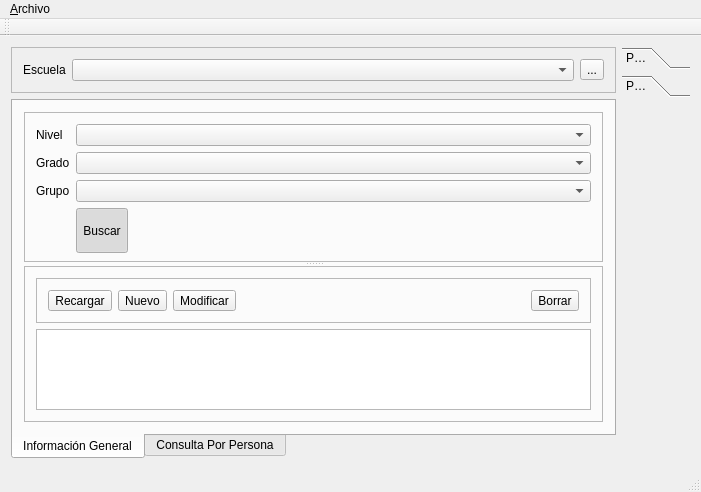
<?xml version="1.0" encoding="UTF-8"?>
<ui version="4.0">
 <class>MainWindow</class>
 <widget class="QMainWindow" name="MainWindow">
  <property name="geometry">
   <rect>
    <x>0</x>
    <y>0</y>
    <width>701</width>
    <height>492</height>
   </rect>
  </property>
  <property name="windowTitle">
   <string>MainWindow</string>
  </property>
  <widget class="QWidget" name="centralWidget">
   <layout class="QHBoxLayout" name="horizontalLayout_2">
    <item>
     <layout class="QVBoxLayout" name="verticalLayout_2">
      <item>
       <widget class="QFrame" name="mFrm3">
        <property name="minimumSize">
         <size>
          <width>0</width>
          <height>0</height>
         </size>
        </property>
        <property name="frameShape">
         <enum>QFrame::StyledPanel</enum>
        </property>
        <property name="frameShadow">
         <enum>QFrame::Raised</enum>
        </property>
        <layout class="QHBoxLayout" name="horizontalLayout">
         <item>
          <widget class="QLabel" name="mLblEscuela">
           <property name="sizePolicy">
            <sizepolicy hsizetype="Maximum" vsizetype="Preferred">
             <horstretch>0</horstretch>
             <verstretch>0</verstretch>
            </sizepolicy>
           </property>
           <property name="text">
            <string>Escuela</string>
           </property>
          </widget>
         </item>
         <item>
          <widget class="QComboBox" name="mCmbBxEscuela"/>
         </item>
         <item>
          <widget class="QToolButton" name="mTlBtnFijarEscuela">
           <property name="text">
            <string>...</string>
           </property>
           <property name="icon">
            <iconset resource="resources/icons32.qrc">
             <normaloff>:/icons32/icons/32/media-playback-start.png</normaloff>:/icons32/icons/32/media-playback-start.png</iconset>
           </property>
           <property name="checkable">
            <bool>true</bool>
           </property>
           <property name="checked">
            <bool>false</bool>
           </property>
           <property name="arrowType">
            <enum>Qt::NoArrow</enum>
           </property>
          </widget>
         </item>
        </layout>
       </widget>
      </item>
      <item>
       <widget class="QTabWidget" name="tabWidget">
        <property name="tabPosition">
         <enum>QTabWidget::South</enum>
        </property>
        <property name="currentIndex">
         <number>0</number>
        </property>
        <widget class="QWidget" name="tab">
         <attribute name="title">
          <string>Información General</string>
         </attribute>
         <layout class="QVBoxLayout" name="verticalLayout">
          <item>
           <widget class="QSplitter" name="mSplttrSplitter01">
            <property name="orientation">
             <enum>Qt::Vertical</enum>
            </property>
            <property name="childrenCollapsible">
             <bool>true</bool>
            </property>
            <widget class="QFrame" name="mFrm1">
             <property name="sizePolicy">
              <sizepolicy hsizetype="Preferred" vsizetype="Maximum">
               <horstretch>0</horstretch>
               <verstretch>0</verstretch>
              </sizepolicy>
             </property>
             <property name="minimumSize">
              <size>
               <width>0</width>
               <height>150</height>
              </size>
             </property>
             <property name="frameShape">
              <enum>QFrame::StyledPanel</enum>
             </property>
             <property name="frameShadow">
              <enum>QFrame::Raised</enum>
             </property>
             <layout class="QFormLayout" name="formLayout">
              <item row="0" column="0">
               <widget class="QLabel" name="mLblNivelEducativo">
                <property name="text">
                 <string>Nivel</string>
                </property>
               </widget>
              </item>
              <item row="0" column="1">
               <widget class="QComboBox" name="mCmbBxNivelEducativo">
                <property name="sizePolicy">
                 <sizepolicy hsizetype="Expanding" vsizetype="Fixed">
                  <horstretch>0</horstretch>
                  <verstretch>0</verstretch>
                 </sizepolicy>
                </property>
               </widget>
              </item>
              <item row="1" column="0">
               <widget class="QLabel" name="mLblGradoEscolar">
                <property name="text">
                 <string>Grado</string>
                </property>
               </widget>
              </item>
              <item row="1" column="1">
               <widget class="QComboBox" name="mCmbBxGradoEscolar">
                <property name="sizePolicy">
                 <sizepolicy hsizetype="Expanding" vsizetype="Fixed">
                  <horstretch>0</horstretch>
                  <verstretch>0</verstretch>
                 </sizepolicy>
                </property>
               </widget>
              </item>
              <item row="2" column="0">
               <widget class="QLabel" name="mLblGrupo">
                <property name="text">
                 <string>Grupo</string>
                </property>
               </widget>
              </item>
              <item row="2" column="1">
               <widget class="QComboBox" name="mCmbBxGrupo">
                <property name="sizePolicy">
                 <sizepolicy hsizetype="Expanding" vsizetype="Fixed">
                  <horstretch>0</horstretch>
                  <verstretch>0</verstretch>
                 </sizepolicy>
                </property>
               </widget>
              </item>
              <item row="3" column="1">
               <widget class="QToolButton" name="mTlBtnBuscar">
                <property name="minimumSize">
                 <size>
                  <width>45</width>
                  <height>45</height>
                 </size>
                </property>
                <property name="text">
                 <string>Buscar</string>
                </property>
                <property name="icon">
                 <iconset resource="resources/icons32.qrc">
                  <normaloff>:/icons32/icons/32/edit-find.png</normaloff>:/icons32/icons/32/edit-find.png</iconset>
                </property>
                <property name="iconSize">
                 <size>
                  <width>32</width>
                  <height>32</height>
                 </size>
                </property>
                <property name="checkable">
                 <bool>true</bool>
                </property>
                <property name="checked">
                 <bool>true</bool>
                </property>
               </widget>
              </item>
             </layout>
            </widget>
            <widget class="QFrame" name="mFrm2">
             <property name="frameShape">
              <enum>QFrame::StyledPanel</enum>
             </property>
             <property name="frameShadow">
              <enum>QFrame::Raised</enum>
             </property>
             <layout class="QVBoxLayout" name="verticalLayout_3">
              <item>
               <widget class="QFrame" name="mFrn4">
                <property name="frameShape">
                 <enum>QFrame::StyledPanel</enum>
                </property>
                <property name="frameShadow">
                 <enum>QFrame::Raised</enum>
                </property>
                <layout class="QHBoxLayout" name="horizontalLayout_3">
                 <item>
                  <widget class="QToolButton" name="mTlBtnRecargar">
                   <property name="text">
                    <string>Recargar</string>
                   </property>
                   <property name="icon">
                    <iconset resource="resources/icons32.qrc">
                     <normaloff>:/icons32/icons/32/view-refresh.png</normaloff>:/icons32/icons/32/view-refresh.png</iconset>
                   </property>
                   <property name="iconSize">
                    <size>
                     <width>22</width>
                     <height>22</height>
                    </size>
                   </property>
                   <property name="toolButtonStyle">
                    <enum>Qt::ToolButtonTextBesideIcon</enum>
                   </property>
                  </widget>
                 </item>
                 <item>
                  <widget class="QToolButton" name="mTlBtnNuevo">
                   <property name="text">
                    <string>Nuevo</string>
                   </property>
                   <property name="icon">
                    <iconset resource="resources/icons32.qrc">
                     <normaloff>:/icons32/icons/32/document-new.png</normaloff>:/icons32/icons/32/document-new.png</iconset>
                   </property>
                   <property name="iconSize">
                    <size>
                     <width>22</width>
                     <height>22</height>
                    </size>
                   </property>
                   <property name="toolButtonStyle">
                    <enum>Qt::ToolButtonTextBesideIcon</enum>
                   </property>
                  </widget>
                 </item>
                 <item>
                  <widget class="QToolButton" name="mTlBtnModificar">
                   <property name="text">
                    <string>Modificar</string>
                   </property>
                   <property name="icon">
                    <iconset resource="resources/icons32.qrc">
                     <normaloff>:/icons32/icons/32/accessories-text-editor.png</normaloff>:/icons32/icons/32/accessories-text-editor.png</iconset>
                   </property>
                   <property name="iconSize">
                    <size>
                     <width>22</width>
                     <height>22</height>
                    </size>
                   </property>
                   <property name="toolButtonStyle">
                    <enum>Qt::ToolButtonTextBesideIcon</enum>
                   </property>
                  </widget>
                 </item>
                 <item>
                  <spacer name="horizontalSpacer">
                   <property name="orientation">
                    <enum>Qt::Horizontal</enum>
                   </property>
                   <property name="sizeHint" stdset="0">
                    <size>
                     <width>316</width>
                     <height>20</height>
                    </size>
                   </property>
                  </spacer>
                 </item>
                 <item>
                  <widget class="QToolButton" name="mTlBtnBorrar">
                   <property name="text">
                    <string>Borrar</string>
                   </property>
                   <property name="icon">
                    <iconset resource="resources/icons32.qrc">
                     <normaloff>:/icons32/icons/32/edit-delete.png</normaloff>:/icons32/icons/32/edit-delete.png</iconset>
                   </property>
                   <property name="iconSize">
                    <size>
                     <width>22</width>
                     <height>22</height>
                    </size>
                   </property>
                   <property name="toolButtonStyle">
                    <enum>Qt::ToolButtonTextBesideIcon</enum>
                   </property>
                   <property name="arrowType">
                    <enum>Qt::NoArrow</enum>
                   </property>
                  </widget>
                 </item>
                </layout>
               </widget>
              </item>
              <item>
               <widget class="QTableView" name="mTblVwTablaGeneral"/>
              </item>
             </layout>
            </widget>
           </widget>
          </item>
         </layout>
        </widget>
        <widget class="QWidget" name="tab_2">
         <attribute name="title">
          <string>Consulta Por Persona</string>
         </attribute>
        </widget>
       </widget>
      </item>
     </layout>
    </item>
    <item>
     <widget class="QToolBox" name="toolBox">
      <property name="sizePolicy">
       <sizepolicy hsizetype="Maximum" vsizetype="Preferred">
        <horstretch>0</horstretch>
        <verstretch>0</verstretch>
       </sizepolicy>
      </property>
      <property name="currentIndex">
       <number>1</number>
      </property>
      <widget class="QWidget" name="page">
       <property name="geometry">
        <rect>
         <x>0</x>
         <y>0</y>
         <width>57</width>
         <height>370</height>
        </rect>
       </property>
       <attribute name="label">
        <string>Page 1</string>
       </attribute>
      </widget>
      <widget class="QWidget" name="page_2">
       <property name="geometry">
        <rect>
         <x>0</x>
         <y>0</y>
         <width>57</width>
         <height>370</height>
        </rect>
       </property>
       <attribute name="label">
        <string>Page 2</string>
       </attribute>
      </widget>
     </widget>
    </item>
   </layout>
  </widget>
  <widget class="QMenuBar" name="mMnBrBarraMenu">
   <property name="geometry">
    <rect>
     <x>0</x>
     <y>0</y>
     <width>701</width>
     <height>18</height>
    </rect>
   </property>
   <widget class="QMenu" name="menu_Archivo">
    <property name="title">
     <string>&amp;Archivo</string>
    </property>
    <addaction name="actionA_brir"/>
   </widget>
   <addaction name="menu_Archivo"/>
  </widget>
  <widget class="QToolBar" name="mainToolBar">
   <attribute name="toolBarArea">
    <enum>TopToolBarArea</enum>
   </attribute>
   <attribute name="toolBarBreak">
    <bool>false</bool>
   </attribute>
  </widget>
  <widget class="QStatusBar" name="statusBar"/>
  <action name="actionA_brir">
   <property name="text">
    <string>A&amp;brir</string>
   </property>
  </action>
 </widget>
 <layoutdefault spacing="6" margin="11"/>
 <resources>
  <include location="resources/icons32.qrc"/>
 </resources>
 <connections/>
</ui>
